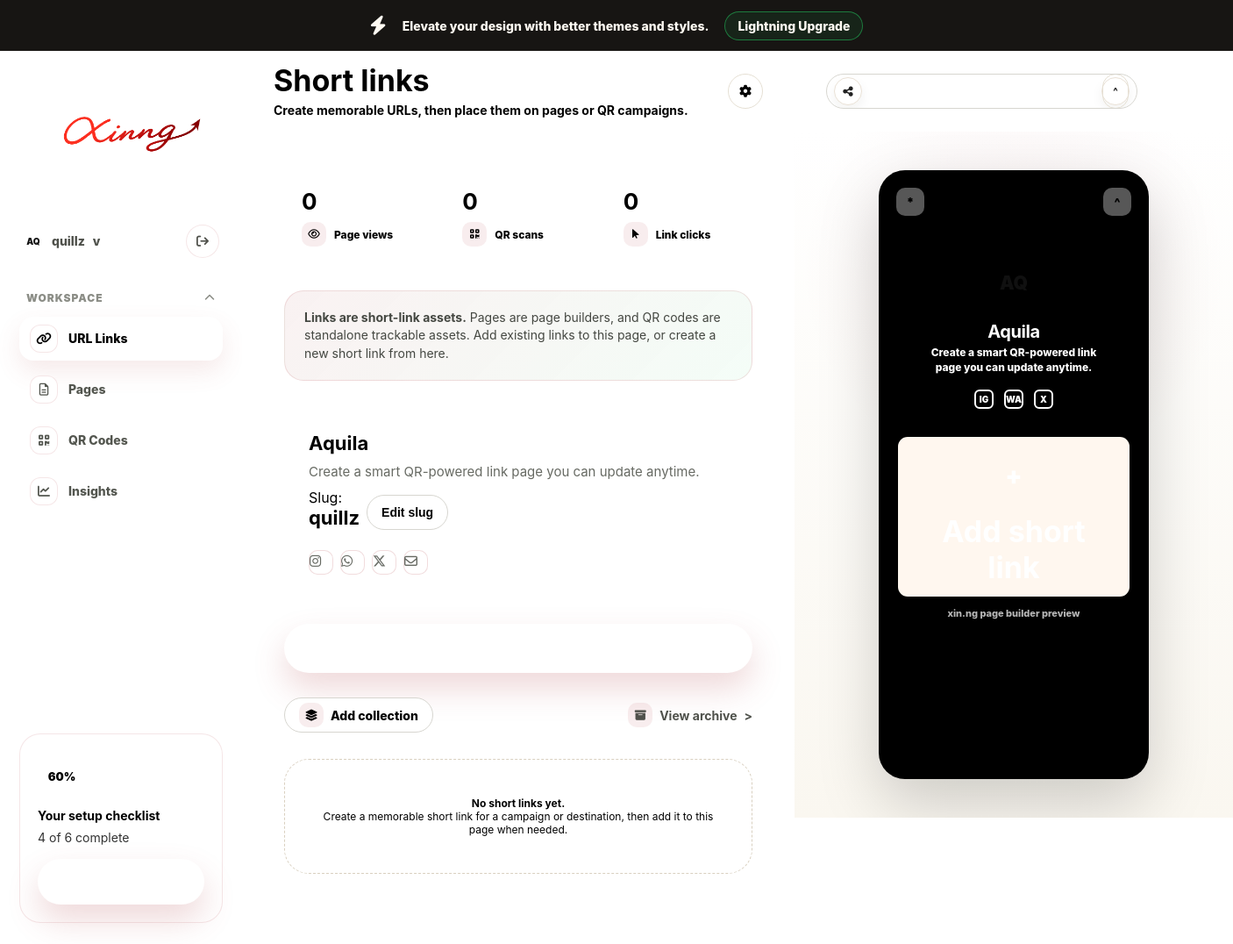
/.history/dashboard_20260620063640.php (signed in), run on the app's committed database.
### tables this page shows
CREATE TABLE pages (
    id BIGINT UNSIGNED AUTO_INCREMENT PRIMARY KEY,
    user_id BIGINT UNSIGNED NOT NULL,
    page_type VARCHAR(32) NOT NULL DEFAULT 'creator',
    corporate_metadata JSON NULL,
    slug VARCHAR(80) NULL,
    title VARCHAR(150) NOT NULL DEFAULT '',
    bio TEXT NULL,
    description VARCHAR(255) NULL,
    profile_image_url TEXT NULL,
    profile_image_path TEXT NULL,
    cover_image_url TEXT NULL,
    theme VARCHAR(80) DEFAULT 'default',
    layout VARCHAR(80) DEFAULT 'simple',
    font VARCHAR(80) DEFAULT 'system',
    title_color VARCHAR(20) DEFAULT '#26282C',
    description_color VARCHAR(20) DEFAULT '#26282C',
    header_mode VARCHAR(20) DEFAULT 'color',
    header_color VARCHAR(20) DEFAULT '#26282C',
    header_gradient_start VARCHAR(20) DEFAULT '#26282C',
    header_gradient_end VARCHAR(20) DEFAULT '#0A9994',
    header_image_path TEXT NULL,
    header_fit VARCHAR(20) DEFAULT 'cover',
    background_mode VARCHAR(20) DEFAULT 'color',
    background_color VARCHAR(20) DEFAULT '#FFFAF6',
    background_gradient_start VARCHAR(20) DEFAULT '#FFFAF6',
    background_gradient_end VARCHAR(20) DEFAULT '#FFFFFF',
    background_image_path TEXT NULL,
    social_icon_style VARCHAR(20) DEFAULT 'original',
    social_placement VARCHAR(20) DEFAULT 'top',
    block_shape VARCHAR(40) DEFAULT 'rounded',
    block_shadow VARCHAR(40) DEFAULT 'soft',
    block_color VARCHAR(20) DEFAULT '#0A9994',
    block_text_color VARCHAR(20) DEFAULT '#FFFAF6',
    hide_xinng_logo BOOLEAN DEFAULT FALSE,
    is_published BOOLEAN DEFAULT TRUE,
    is_verified BOOLEAN DEFAULT FALSE,
    status VARCHAR(20) DEFAULT 'published',
    published_at DATETIME NULL,
    seo_title VARCHAR(180) NULL,
    seo_description TEXT NULL,
    created_at DATETIME DEFAULT CURRENT_TIMESTAMP,
    updated_at DATETIME DEFAULT CURRENT_TIMESTAMP ON UPDATE CURRENT_TIMESTAMP,
    deleted_at DATETIME NULL,
    CONSTRAINT fk_pages_user FOREIGN KEY (user_id) REFERENCES users(id) ON DELETE CASCADE,
    UNIQUE KEY unique_pages_slug (slug),
    INDEX idx_pages_user_id (user_id),
    INDEX idx_pages_slug (slug),
    INDEX idx_pages_published (is_published),
    INDEX idx_pages_page_type (page_type)
);

### config.php (called while the page is built, shortened)
<?php
$PUBLIC_URL = xinng_normalize_public_url(getenv('APP_URL') ?: getenv('PUBLIC_URL') ?: getenv('SITE_URL') ?: '');
function xinng_normalize_public_url(string $value): string {
	$value = trim((string)$value);
	$value = preg_replace('#/+$#', '', $value);
	$host = preg_replace('#^https?://#i', '', $value);
	$host = preg_replace('#/.*$#', '', $host);
	return $value;
}
?>

### .history/dashboard_20260620063640.php (the view, shortened to what this page needs)
<?php
require_once __DIR__ . '/config.php';
$user_id = (int) $_SESSION['user_id'];
$user_name = $_SESSION['user_name'] ?? 'User';
function e($value): string {
    return htmlspecialchars((string) $value, ENT_QUOTES, 'UTF-8');
}
function public_base_url(): string {
    global $PUBLIC_URL;
    if (!empty($PUBLIC_URL)) {
        return (stripos($PUBLIC_URL, 'http') === 0) ? rtrim($PUBLIC_URL, '/') : 'http://' . rtrim($PUBLIC_URL, '/');
    }
    $scheme = (!empty($_SERVER['HTTPS']) && $_SERVER['HTTPS'] !== 'off') ? 'https' : 'http';
    return $scheme . '://' . ($_SERVER['HTTP_HOST'] ?? 'localhost');
}
function initials(string $name): string {
    $clean = preg_replace('/[^A-Za-z0-9 ]/', '', $name);
    $parts = array_values(array_filter(explode(' ', trim($clean))));
    return strtoupper(substr($clean ?: 'X', 0, 2));
}
$activePage = null;
$pdo = get_db_connection();
$base = public_base_url();
if ($pdo) {
    $stmt = $pdo->prepare('SELECT id, slug, title, bio, profile_image_url, is_published FROM pages WHERE user_id = ? ORDER BY id ASC');
    $stmt->execute([$user_id]);
    $pages = $stmt->fetchAll();
    $activePage = $pages[0] ?? null;
} else {
    $dbError = true;
}
$displayTitle = $activePage['title'] ?? $user_name;
$displayBio = $activePage['bio'] ?? 'Create a smart QR-powered link page you can update anytime.';
$displaySlug = $activePage['slug'] ?? strtolower(preg_replace('/[^a-z0-9]+/i', '', $user_name ?: 'user'));
$displayUrl = $activePage ? $base . '/u/' . $activePage['slug'] : $base . '/u/your-slug';
$links = $activePage['links'] ?? [];
$totalViews = $activePage['page_views'] ?? 0;
$totalQr = $activePage['qr_scans'] ?? 0;
$totalClicks = $activePage['link_clicks'] ?? 0;
$completion = $activePage ? min(100, 45 + (count($links) * 10) + (!empty($activePage['bio']) ? 10 : 0) + (!empty($activePage['qr']) ? 15 : 0)) : 30;
?>
<!doctype html>
<html lang="en">
<head>
  <link rel="stylesheet" href="https://cdnjs.cloudflare.com/ajax/libs/font-awesome/6.5.2/css/all.min.css">
  <link rel="stylesheet" href="assets/dashboard.css">
</head>
<body>
  <div class="upgrade-bar">
    <span class="spark"><i class="fa-solid fa-bolt"></i></span>
    <span>Elevate your design with better themes and styles.</span>
    <a class="upgrade-pill" href="#" aria-label="Upgrade account">Lightning Upgrade</a>
  </div>
  <div class="dashboard">
    <aside class="sidebar" aria-label="Dashboard navigation">
      <div class="brand-slot" aria-label="xin.ng brand">
        <img src="assets/logo.svg" alt="xin.ng logo">
      </div>
      <div class="account">
        <div class="account-main">
          <span class="avatar"><?= e(initials($user_name)) ?></span>
          <span><?= e($displaySlug ?: $user_name) ?></span>
          <span aria-hidden="true">v</span>
        </div>
        <a class="icon-btn" href="?action=logout" title="Logout" aria-label="Logout"><i class="fa-solid fa-arrow-right-from-bracket"></i></a>
      </div>
      <nav>
        <div class="nav-section">
          <div class="nav-heading"><span>Workspace</span><span><i class="fa-solid fa-chevron-up"></i></span></div>
          <a class="nav-item active" href="#"><span class="nav-icon"><i class="fa-solid fa-link"></i></span>URL Links</a>
          <a class="nav-item" href="#"><span class="nav-icon"><i class="fa-regular fa-file-lines"></i></span>Pages</a>
          <a class="nav-item" href="#"><span class="nav-icon"><i class="fa-solid fa-qrcode"></i></span>QR Codes</a>
          <a class="nav-item" href="#"><span class="nav-icon"><i class="fa-solid fa-chart-line"></i></span>Insights</a>
        </div>
      </nav>
      <div class="setup-card">
        <div class="progress-ring" style="--completion: <?= (int) $completion ?>%;"><?= (int) $completion ?>%</div>
        <strong>Your setup checklist</strong>
        <p><?= $activePage ? '4 of 6 complete' : '1 of 6 complete' ?></p>
        <a class="primary-btn" href="signup.php"><span class="label-icon"><i class="fa-solid fa-check"></i></span>Finish setup</a>
      </div>
    </aside>
    <main class="main">
      <header class="main-header">
        <div class="header-title">
          <h1>Short links</h1>
          <span>Create memorable URLs, then place them on pages or QR campaigns.</span>
        </div>
        <div class="header-actions">
          <a class="icon-btn" href="#" aria-label="Settings"><i class="fa-solid fa-gear"></i></a>
        </div>
      </header>
      <div class="content">
        <div class="editor-column">
          <div class="stats-row" aria-label="Workspace analytics summary">
            <div class="stat-card"><strong><?= number_format((int) $totalViews) ?></strong><span class="stat-label"><span class="label-icon"><i class="fa-regular fa-eye"></i></span>Page views</span></div>
            <div class="stat-card"><strong><?= number_format((int) $totalQr) ?></strong><span class="stat-label"><span class="label-icon"><i class="fa-solid fa-qrcode"></i></span>QR scans</span></div>
            <div class="stat-card"><strong><?= number_format((int) $totalClicks) ?></strong><span class="stat-label"><span class="label-icon"><i class="fa-solid fa-arrow-pointer"></i></span>Link clicks</span></div>
          </div>
          <div class="model-note">
            <strong>Links are short-link assets.</strong> Pages are page builders, and QR codes are standalone trackable assets. Add existing links to this page, or create a new short link from here.
          </div>
          <div class="profile-strip">
            <div class="profile-copy">
              <strong><?= e($displayTitle) ?></strong>
              <span><?= e($displayBio) ?></span>
              <div style="margin-top:8px;display:flex;align-items:center;gap:8px">
                <div id="page-slug" data-page-id="<?= e($activePage['id'] ?? '') ?>">Slug: <strong id="page-slug-text"><?= e($activePage['slug'] ?? '') ?></strong></div>
                <button id="edit-slug-btn" class="ghost-btn" style="min-width:90px;">Edit slug</button>
              </div>
              <div class="social-row" aria-label="Social links">
                <span class="social-dot"><i class="fa-brands fa-instagram"></i></span>
                <span class="social-dot"><i class="fa-brands fa-whatsapp"></i></span>
                <span class="social-dot"><i class="fa-brands fa-x-twitter"></i></span>
                <span class="social-dot"><i class="fa-regular fa-envelope"></i></span>
              </div>
            </div>
          </div>
          <a class="primary-btn add-btn" href="#"><span class="label-icon"><i class="fa-solid fa-plus"></i></span>Add short link</a>
          <div class="secondary-row">
            <a class="ghost-btn" href="#"><span class="label-icon"><i class="fa-solid fa-layer-group"></i></span>Add collection</a>
            <a class="archive-link" href="#"><span class="label-icon"><i class="fa-solid fa-box-archive"></i></span>View archive <span aria-hidden="true">></span></a>
          </div>
          <?php if (empty($links)): ?>
            <div class="empty-state">
              <strong>No short links yet.</strong><br>
              Create a memorable short link for a campaign or destination, then add it to this page when needed.
            </div>
          <?php endif; ?>
        </div>
      </div>
    </main>
    <aside class="preview" aria-label="Public page preview">
      <header class="preview-header">
        <div class="url-pill">
          <button class="pill-share" aria-label="Share page" title="Share page"><i class="fa-solid fa-share-nodes"></i></button>
          <span class="label-icon"><a class="icon-btn" href="<?= e($displayUrl) ?>" target="_blank" rel="noopener" aria-label="Open public page">^</a></span>
        </div>
      </header>
      <div class="preview-body">
        <div class="phone">
          <div class="phone-screen">
            <div class="phone-top">
              <span class="phone-fab">*</span>
              <span class="phone-fab">^</span>
            </div>
            <div class="phone-avatar"><?= e(initials($displayTitle)) ?></div>
            <h2><?= e($displayTitle) ?></h2>
            <p><?= e($displayBio) ?></p>
            <div class="phone-socials">
              <span>IG</span>
              <span>WA</span>
              <span>X</span>
            </div>
            <?php if (empty($links)): ?>
              <a class="phone-link hero" href="#">
                <span class="hero-icon">+</span>
                <strong>Add short link</strong>
              </a>
            <?php endif; ?>
            <div class="phone-brand">xin.ng page builder preview</div>
          </div>
        </div>
      </div>
    </aside>
  </div>
</body>
</html>

### data on the page
pages: slug "quillz", bio "60", title "Aquila", bio "Create a smart QR-powered link page you can update anytime."

### other printed values
initials($user_name) "AQ"
$totalViews "0"
$totalQr "0"
$totalClicks "0"
